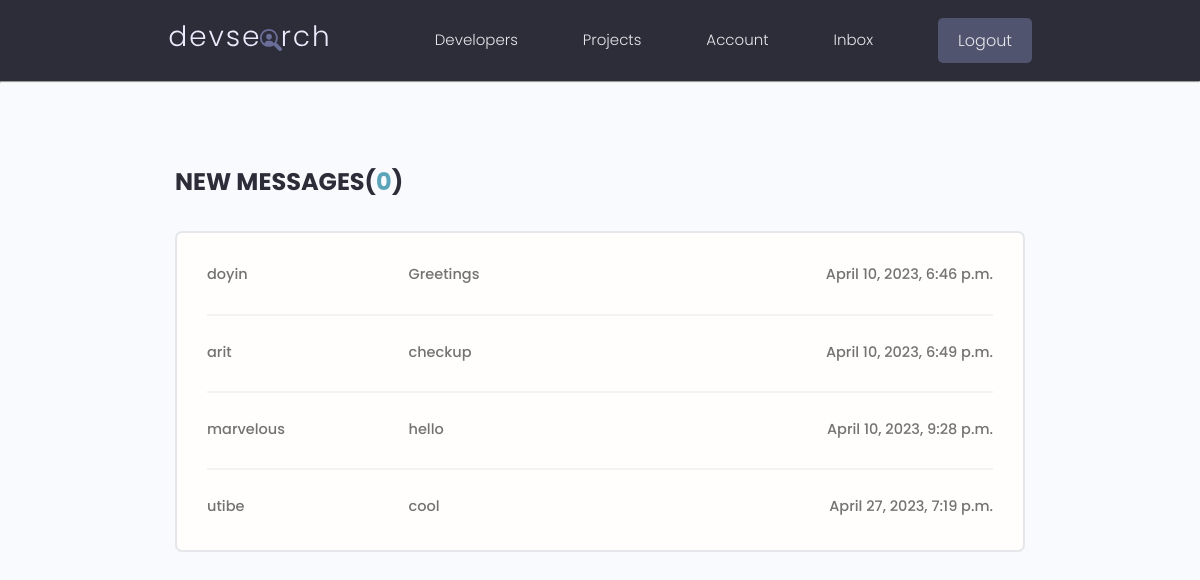
The page /inbox/ (signed in) on the database its author committed.
### users/models.py (models this page shows, shortened)
class Message (models.Model):
    sender = models.ForeignKey(Profile, on_delete = models.SET_NULL , null = True, blank = True)
    receiver = models.ForeignKey(Profile, on_delete=models.SET_NULL , related_name='messages' ,null = True, blank = True )
    name = models.CharField(max_length=200, blank = True,null = True)
    subject = models.CharField(max_length=200, blank = True,null = True)
    body = models.TextField()
    email = models.EmailField(max_length=200, blank = True,null = True)
    is_read = models.BooleanField(default=False , null = True)
    created = models.DateTimeField(auto_now_add=True)
    id = models.UUIDField(default = uuid.uuid4, editable= False , unique= True, primary_key=True)

### users/views.py (the view)
def inbox (request):
    profile = request.user.profile
    messagequery = profile.messages.all()
    unread_message = profile.messages.filter(is_read = False).count()
    context = {'messagequery':messagequery, 'unread_message': unread_message}
    return render (request,'users/inbox.html',context)

### users/templates/users/inbox.html
{% extends 'main.html' %}
{% block content %}
  <main class="inbox my-xl">
    <div class="content-box">
      <h3 class="inbox__title">New Messages(<span>{{unread_message}}</span>)</h3>
      <ul class="messages">
      {% for messages in messagequery %}
        {% if messages.is_read == False  %}
        <li class="message message--unread">
          {% else %}
          <li class="message">
            {% endif %}
          <a href="{% url 'messagecenter' messages.id %}">
            <span class="message__author">{{messages.name}}</span>
            <span class="message__subject">{{messages.subject}}</span>
            <span class="message__date">{{messages.created}}</span>
          </a>
        </li>
       {% endfor %}
      </ul>
    </div>
  </main>
  {% endblock %}

### static/styles/app.css (style rules this page uses)
:root { --color-sub: #2d2d39; }
.content-box { width: 95%; max-width: 85rem; margin: 0 auto; }
.inbox { height: 90vh; }
.inbox__title, .inbox__title span { font-size: 2.4rem; font-weight: 700; color: var(--color-sub); text-transform: uppercase; text-align: left; margin-bottom: 3rem; }
.inbox__title span { color: var(--color-main); }
.messages { list-style: none; background: var(--color-white); padding: 0.5rem 3rem; border: 2px solid var(--color-light); border-radius: 0.7rem; }
.message { padding: 2.5rem 0; }
.message > a span { font-size: 1.45rem; font-weight: 500; }
.message:not(:last-child) { border-bottom: 2px solid var(--color-white-light); }
.message > a { display: flex; gap: 1rem; }
.message__author, .message__date { flex-basis: 25%; }
.message__subject { flex-basis: 50%; }
.message__date { text-align: right; }

### static/uikit/styles/modules/_variables.css (style rules this page uses)
:root { --color-main: #5aa5b9; --color-main-light: #e6faff; --color-sub: #3f4156; --color-sub-light: #51546e; --color-sub-lighter: #ededfd; --color-text: #737373; --color-gray: #8b8b8b; --color-light: #e5e7eb; --color-light-gray: #767676; --color-bg: #f8fafd; --color-white: #fffefd; --color-white-light: #f3f3f3; --color-success: #359e64; --color-success-bg: #def8e8; --color-error: #fc4b0b; --color-error-bg: #fff2ee; --font-base: 'Poppins', arial, helvetica, 'Segoe UI', roboto, ubuntu, sans-serif; --font-monospace: 'Fira Code', 'Courier New', courier, monospace; --font-regular: 300; --font-medium: 500; --font-bold: 700; --generic-shadow: 1px 1px 5px #00000010; --generic-transition: all 0.3s ease-in-out; }

### static/uikit/styles/modules/_base.css (style rules this page uses)
* { margin: 0; padding: 0; box-sizing: border-box; text-rendering: optimizeLegibility; color: inherit; font-size: inherit; }
html { font-size: 50%; }
@media only screen and (min-width: 480px) { html { font-size: 56.25%; } }
@media only screen and (min-width: 1200px) { html { font-size: 62.5%; } }
body { line-height: 1.6; font-weight: 400; font-size: 1.5rem; color: var(--color-text); background-color: var(--color-bg); min-height: 100vh; }

### static/uikit/styles/modules/_typography.css (style rules this page uses)
* { font-family: var(--font-base); }
h3 { font-size: 3.2rem; font-weight: var(--font-medium); }
p, span, strong { font-size: 1.6rem; color: var(--color-text); font-weight: var(--font-regular); }
a { padding-bottom: 2px; text-decoration: none; display: inline-block; color: var(--color-main); font-weight: var(--font-medium); }

### static/uikit/styles/modules/_utilities.css (style rules this page uses)
.my-xl { margin: 8rem auto; }

### rows shown on the page
Message: name "doyin", subject "Greetings", created "April 10, 2023, 6:46 p.m."
Message: name "arit", subject "checkup", created "April 10, 2023, 6:49 p.m."
Message: name "marvelous", subject "hello", created "April 10, 2023, 9:28 p.m."
Message: name "utibe", subject "cool", created "April 27, 2023, 7:19 p.m."

### other values the page prints
{{ unread_message }} "0"
